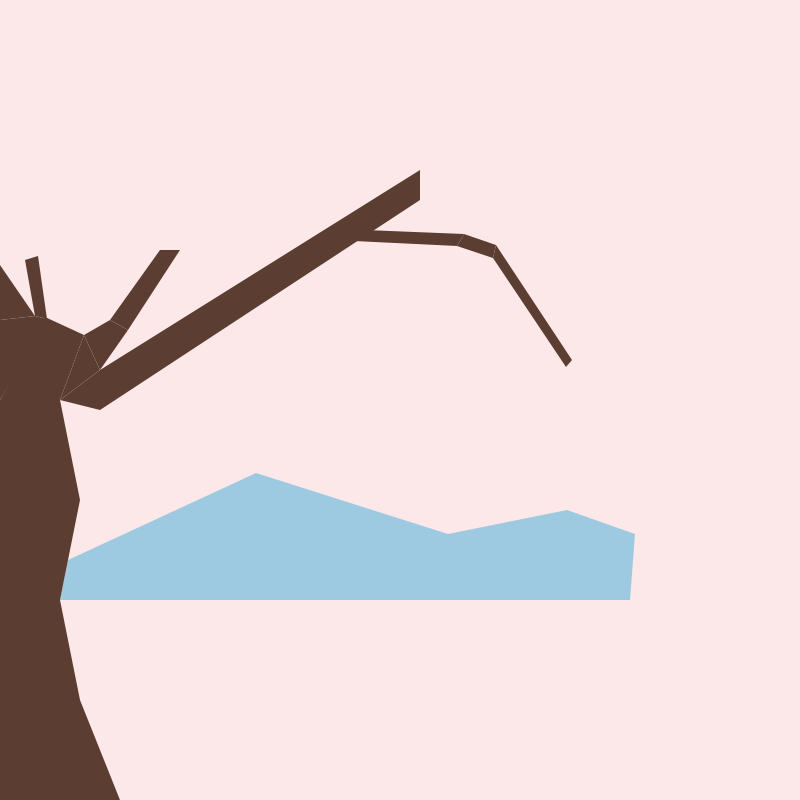
Frame 1 (no input)
Frame 60 (the mouse pressed at the canvas centre just before this capture): identical to frame 1, image omitted
Frame 120 (the mouse held since frame 60 and released just before this capture): identical to frame 1, image omitted

The Processing sketch that drew this single still picture (run headless with seeded random() and noise(); from frame 60 on, the mouse is pressed at the canvas centre):

// Processing sketch: Memory_Vessel_2
// ── Memory_Vessel_2.pde
//Johnson Xia
//2-1
//April 24th, 2026
color brown = #5b3e31;
color blue  = #9ECAE1; 
void setup() {
  size(800, 800);
  background(252, 232, 232);
  //bakcground
  noStroke(); 
  fill(blue); 
  beginShape(); 
  vertex(60, 600); 
  vertex(68, 560); 
  vertex(256, 473); 
  vertex(448, 534); 
  vertex(448, 600); 
  endShape(CLOSE); 
  beginShape(); 
  vertex(448, 534); 
  vertex(448, 600); 
  vertex(630, 600); 
  vertex(635, 534); 
  vertex(567, 510); 
  endShape(CLOSE); 
  beginShape(); 
  vertex(635, 534); 
  //tree trunk and branches
  noStroke(); 
  fill(brown);
  beginShape();
  vertex(0, 800);
  vertex(120, 800);
  vertex(80, 700);
  vertex(0, 700);
  endShape(CLOSE); 
  beginShape(); 
  vertex(80, 700); 
  vertex(0, 700);
  vertex(0, 600); 
  vertex(60, 600); 
  endShape(CLOSE); 
  beginShape(); 
  vertex(0, 600); 
  vertex(60, 600); 
  vertex(80, 500); 
  vertex(0, 500); 
  endShape(CLOSE); 
  beginShape(); 
  vertex(80, 500); 
  vertex(0, 500); 
  vertex(0, 400); 
  vertex(60, 400); 
  endShape(CLOSE); 
  beginShape(); 
  vertex(60, 400); 
  vertex(100, 410); 
  vertex(100, 370); 
  endShape(CLOSE); 
  beginShape(); 
  vertex(100, 410); 
  vertex(100, 370); 
  vertex(420, 170); 
  vertex(420, 200); 
  endShape(CLOSE); 
  beginShape(); 
  vertex(60, 400); 
  vertex(100, 370); 
  vertex(84, 335); 
  endShape(CLOSE); 
  beginShape(); 
  vertex(84, 335); 
  vertex(100, 370); 
  vertex(128, 330); 
  vertex(110, 320); 
  endShape(CLOSE);
  beginShape(); 
  vertex(110, 320); 
  vertex(128, 330); 
  vertex(180, 250); 
  vertex(160, 250); 
  endShape(CLOSE); 
  beginShape(); 
  vertex(84, 335); 
  vertex(60, 400); 
  vertex(0, 400); 
  vertex(45, 317); 
  endShape(CLOSE); 
  beginShape(); 
  vertex(47, 319); 
  vertex(35, 316); 
  vertex(25, 260); 
  vertex(38, 256); 
  endShape(CLOSE); 
  beginShape(); 
  vertex(35, 316); 
  vertex(47, 319); 
  vertex(0, 400); 
  vertex(0, 320); 
  endShape(CLOSE); 
  beginShape(); 
  vertex(35, 316); 
  vertex(0, 320); 
  vertex(0, 265); 
  endShape(CLOSE); 
  beginShape(); 
  vertex(354, 241); 
  vertex(365, 230); 
  vertex(464, 234); 
  vertex(457, 246); 
  endShape(); 
  beginShape(); 
  vertex(464, 234); 
  vertex(457, 246); 
  vertex(493, 258);
  vertex(496, 245); 
  endShape(CLOSE); 
  beginShape(); 
  vertex(493, 258); 
  vertex(496, 245); 
  vertex(572, 360); 
  vertex(566, 367); 
  endShape(CLOSE); 
  
}
  void draw() {
println(mouseX, mouseY); 
}
